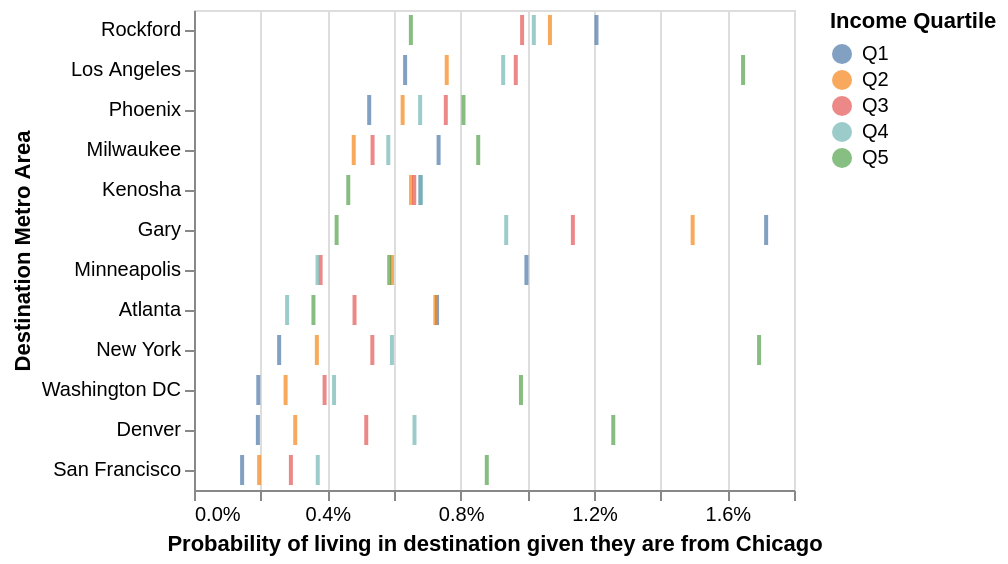

The cell this chart's notebook holds for it:
### Code cell
#alt.themes.enable('fivethirtyeight')

chi_out = inc[(inc["o_cz_name"] == "Chicago") & (inc["d_cz_name"] != "Chicago")]
top = (chi_out.sort_values("pr_d_o", ascending=False)
          .groupby("pool").head(8)["d_cz_name"].unique())

graph = alt.Chart(chi_out[chi_out["d_cz_name"].isin(top)]).mark_tick().encode(
    x=alt.X("pr_d_o:Q", axis=alt.Axis(format="%"), title = "Probability of living in destination given they are from Chicago"),
    y=alt.Y("d_cz_name:N", sort="-x", title = 'Destination Metro Area'),
    color=alt.Color("pool:N").legend(title = "Income Quartile"),
).configure_tick(
    thickness = 2
)

#graph.save('graphs/graph6.png')
graph

### Figure 1 — Vega-Lite specification as saved in the notebook (floating-point values rounded to 4 significant figures)
{"usermeta": {"embedOptions": {"theme": "fivethirtyeight"}}, "config": {"view": {"continuousWidth": 300, "continuousHeight": 300}, "tick": {"thickness": 2}}, "data": {"name": "data-1f5a9a4b93b28fdf12548bda23a89ab6"}, "mark": {"type": "tick"}, "encoding": {"color": {"field": "pool", "legend": {"title": "Income Quartile"}, "type": "nominal"}, "x": {"axis": {"format": "%"}, "field": "pr_d_o", "title": "Probability of living in destination given they are from Chicago", "type": "quantitative"}, "y": {"field": "d_cz_name", "sort": "-x", "title": "Destination Metro Area", "type": "nominal"}}, "$schema": "https://vega.github.io/schema/vega-lite/v6.4.1.json", "datasets": {"data-1f5a9a4b93b28fdf12548bda23a89ab6": [{"o_cz": 24300, "o_cz_name": "Chicago", "o_state_name": "Illinois", "d_cz": 24100, "d_cz_name": "Milwaukee", "d_state_name": "Wisconsin", "n": 1103, "n_tot_o": 150315, "n_tot_d": 30841, "pool": "Q1", "pr_d_o": 0.007338, "pr_o_d": 0.03576}, {"o_cz": 24300, "o_cz_name": "Chicago", "o_state_name": "Illinois", "d_cz": 14900, "d_cz_name": "Gary", "d_state_name": "Indiana", "n": 2580, "n_tot_o": 150315, "n_tot_d": 12734, "pool": "Q1", "pr_d_o": 0.01716, "pr_o_d": 0.2026}, {"o_cz": 24300, "o_cz_name": "Chicago", "o_state_name": "Illinois", "d_cz": 19400, "d_cz_name": "New York", "d_state_name": "New York", "n": 384, "n_tot_o": 150315, "n_tot_d": 199911, "pool": "Q1", "pr_d_o": 0.002555, "pr_o_d": 0.001921}, {"o_cz": 24300, "o_cz_name": "Chicago", "o_state_name": "Illinois", "d_cz": 28900, "d_cz_name": "Denver", "d_state_name": "Colorado", "n": 288, "n_tot_o": 150315, "n_tot_d": 40248, "pool": "Q1", "pr_d_o": 0.001916, "pr_o_d": 0.007156}, {"o_cz": 24300, "o_cz_name": "Chicago", "o_state_name": "Illinois", "d_cz": 37800, "d_cz_name": "San Francisco", "d_state_name": "California", "n": 217, "n_tot_o": 150315, "n_tot_d": 52788, "pool": "Q1", "pr_d_o": 0.001444, "pr_o_d": 0.004111}, {"o_cz": 24300, "o_cz_name": "Chicago", "o_state_name": "Illinois", "d_cz": 35001, "d_cz_name": "Phoenix", "d_state_name": "Arizona", "n": 790, "n_tot_o": 150315, "n_tot_d": 76416, "pool": "Q1", "pr_d_o": 0.005256, "pr_o_d": 0.01034}, {"o_cz": 24300, "o_cz_name": "Chicago", "o_state_name": "Illinois", "d_cz": 21501, "d_cz_name": "Minneapolis", "d_state_name": "Minnesota", "n": 1499, "n_tot_o": 150315, "n_tot_d": 36342, "pool": "Q1", "pr_d_o": 0.009972, "pr_o_d": 0.04125}, {"o_cz": 24300, "o_cz_name": "Chicago", "o_state_name": "Illinois", "d_cz": 24000, "d_cz_name": "Kenosha", "d_state_name": "Wisconsin", "n": 1021, "n_tot_o": 150315, "n_tot_d": 9259, "pool": "Q1", "pr_d_o": 0.006792, "pr_o_d": 0.1103}, {"o_cz": 24300, "o_cz_name": "Chicago", "o_state_name": "Illinois", "d_cz": 24400, "d_cz_name": "Rockford", "d_state_name": "Illinois", "n": 1815, "n_tot_o": 150315, "n_tot_d": 10577, "pool": "Q1", "pr_d_o": 0.01207, "pr_o_d": 0.1716}, {"o_cz": 24300, "o_cz_name": "Chicago", "o_state_name": "Illinois", "d_cz": 38300, "d_cz_name": "Los Angeles", "d_state_name": "California", "n": 952, "n_tot_o": 150315, "n_tot_d": 324547, "pool": "Q1", "pr_d_o": 0.006333, "pr_o_d": 0.002933}, {"o_cz": 24300, "o_cz_name": "Chicago", "o_state_name": "Illinois", "d_cz": 11304, "d_cz_name": "Washington DC", "d_state_name": "DC", "n": 290, "n_tot_o": 150315, "n_tot_d": 62928, "pool": "Q1", "pr_d_o": 0.001929, "pr_o_d": 0.004608}, {"o_cz": 24300, "o_cz_name": "Chicago", "o_state_name": "Illinois", "d_cz": 9100, "d_cz_name": "Atlanta", "d_state_name": "Georgia", "n": 1096, "n_tot_o": 150315, "n_tot_d": 115268, "pool": "Q1", "pr_d_o": 0.007291, "pr_o_d": 0.009508}, {"o_cz": 24300, "o_cz_name": "Chicago", "o_state_name": "Illinois", "d_cz": 38300, "d_cz_name": "Los Angeles", "d_state_name": "California", "n": 1261, "n_tot_o": 166316, "n_tot_d": 358282, "pool": "Q2", "pr_d_o": 0.007582, "pr_o_d": 0.00352}, {"o_cz": 24300, "o_cz_name": "Chicago", "o_state_name": "Illinois", "d_cz": 24000, "d_cz_name": "Kenosha", "d_state_name": "Wisconsin", "n": 1083, "n_tot_o": 166316, "n_tot_d": 11156, "pool": "Q2", "pr_d_o": 0.006512, "pr_o_d": 0.09708}, {"o_cz": 24300, "o_cz_name": "Chicago", "o_state_name": "Illinois", "d_cz": 24100, "d_cz_name": "Milwaukee", "d_state_name": "Wisconsin", "n": 797, "n_tot_o": 166316, "n_tot_d": 30440, "pool": "Q2", "pr_d_o": 0.004792, "pr_o_d": 0.02618}, {"o_cz": 24300, "o_cz_name": "Chicago", "o_state_name": "Illinois", "d_cz": 11304, "d_cz_name": "Washington DC", "d_state_name": "DC", "n": 457, "n_tot_o": 166316, "n_tot_d": 92556, "pool": "Q2", "pr_d_o": 0.002748, "pr_o_d": 0.004938}, {"o_cz": 24300, "o_cz_name": "Chicago", "o_state_name": "Illinois", "d_cz": 24400, "d_cz_name": "Rockford", "d_state_name": "Illinois", "n": 1776, "n_tot_o": 166316, "n_tot_d": 11716, "pool": "Q2", "pr_d_o": 0.01068, "pr_o_d": 0.1516}, {"o_cz": 24300, "o_cz_name": "Chicago", "o_state_name": "Illinois", "d_cz": 14900, "d_cz_name": "Gary", "d_state_name": "Indiana", "n": 2488, "n_tot_o": 166316, "n_tot_d": 12416, "pool": "Q2", "pr_d_o": 0.01496, "pr_o_d": 0.2004}, {"o_cz": 24300, "o_cz_name": "Chicago", "o_state_name": "Illinois", "d_cz": 19400, "d_cz_name": "New York", "d_state_name": "New York", "n": 613, "n_tot_o": 166316, "n_tot_d": 222824, "pool": "Q2", "pr_d_o": 0.003686, "pr_o_d": 0.002751}, {"o_cz": 24300, "o_cz_name": "Chicago", "o_state_name": "Illinois", "d_cz": 21501, "d_cz_name": "Minneapolis", "d_state_name": "Minnesota", "n": 988, "n_tot_o": 166316, "n_tot_d": 50479, "pool": "Q2", "pr_d_o": 0.00594, "pr_o_d": 0.01957}, {"o_cz": 24300, "o_cz_name": "Chicago", "o_state_name": "Illinois", "d_cz": 28900, "d_cz_name": "Denver", "d_state_name": "Colorado", "n": 505, "n_tot_o": 166316, "n_tot_d": 55863, "pool": "Q2", "pr_d_o": 0.003036, "pr_o_d": 0.00904}, {"o_cz": 24300, "o_cz_name": "Chicago", "o_state_name": "Illinois", "d_cz": 9100, "d_cz_name": "Atlanta", "d_state_name": "Georgia", "n": 1204, "n_tot_o": 166316, "n_tot_d": 113358, "pool": "Q2", "pr_d_o": 0.007239, "pr_o_d": 0.01062}, {"o_cz": 24300, "o_cz_name": "Chicago", "o_state_name": "Illinois", "d_cz": 37800, "d_cz_name": "San Francisco", "d_state_name": "California", "n": 325, "n_tot_o": 166316, "n_tot_d": 70863, "pool": "Q2", "pr_d_o": 0.001954, "pr_o_d": 0.004586}, {"o_cz": 24300, "o_cz_name": "Chicago", "o_state_name": "Illinois", "d_cz": 35001, "d_cz_name": "Phoenix", "d_state_name": "Arizona", "n": 1041, "n_tot_o": 166316, "n_tot_d": 90994, "pool": "Q2", "pr_d_o": 0.006259, "pr_o_d": 0.01144}, {"o_cz": 24300, "o_cz_name": "Chicago", "o_state_name": "Illinois", "d_cz": 24400, "d_cz_name": "Rockford", "d_state_name": "Illinois", "n": 1402, "n_tot_o": 142438, "n_tot_d": 13494, "pool": "Q3", "pr_d_o": 0.009843, "pr_o_d": 0.1039}, {"o_cz": 24300, "o_cz_name": "Chicago", "o_state_name": "Illinois", "d_cz": 11304, "d_cz_name": "Washington DC", "d_state_name": "DC", "n": 558, "n_tot_o": 142438, "n_tot_d": 89932, "pool": "Q3", "pr_d_o": 0.003917, "pr_o_d": 0.006205}, {"o_cz": 24300, "o_cz_name": "Chicago", "o_state_name": "Illinois", "d_cz": 35001, "d_cz_name": "Phoenix", "d_state_name": "Arizona", "n": 1076, "n_tot_o": 142438, "n_tot_d": 89236, "pool": "Q3", "pr_d_o": 0.007554, "pr_o_d": 0.01206}, {"o_cz": 24300, "o_cz_name": "Chicago", "o_state_name": "Illinois", "d_cz": 37800, "d_cz_name": "San Francisco", "d_state_name": "California", "n": 414, "n_tot_o": 142438, "n_tot_d": 82596, "pool": "Q3", "pr_d_o": 0.002906, "pr_o_d": 0.005012}, {"o_cz": 24300, "o_cz_name": "Chicago", "o_state_name": "Illinois", "d_cz": 21501, "d_cz_name": "Minneapolis", "d_state_name": "Minnesota", "n": 541, "n_tot_o": 142438, "n_tot_d": 60030, "pool": "Q3", "pr_d_o": 0.003798, "pr_o_d": 0.009012}, {"o_cz": 24300, "o_cz_name": "Chicago", "o_state_name": "Illinois", "d_cz": 14900, "d_cz_name": "Gary", "d_state_name": "Indiana", "n": 1619, "n_tot_o": 142438, "n_tot_d": 13636, "pool": "Q3", "pr_d_o": 0.01137, "pr_o_d": 0.1187}, {"o_cz": 24300, "o_cz_name": "Chicago", "o_state_name": "Illinois", "d_cz": 9100, "d_cz_name": "Atlanta", "d_state_name": "Georgia", "n": 686, "n_tot_o": 142438, "n_tot_d": 79623, "pool": "Q3", "pr_d_o": 0.004816, "pr_o_d": 0.008616}, {"o_cz": 24300, "o_cz_name": "Chicago", "o_state_name": "Illinois", "d_cz": 28900, "d_cz_name": "Denver", "d_state_name": "Colorado", "n": 736, "n_tot_o": 142438, "n_tot_d": 63894, "pool": "Q3", "pr_d_o": 0.005167, "pr_o_d": 0.01152}, {"o_cz": 24300, "o_cz_name": "Chicago", "o_state_name": "Illinois", "d_cz": 19400, "d_cz_name": "New York", "d_state_name": "New York", "n": 762, "n_tot_o": 142438, "n_tot_d": 175674, "pool": "Q3", "pr_d_o": 0.00535, "pr_o_d": 0.004338}, {"o_cz": 24300, "o_cz_name": "Chicago", "o_state_name": "Illinois", "d_cz": 38300, "d_cz_name": "Los Angeles", "d_state_name": "California", "n": 1375, "n_tot_o": 142438, "n_tot_d": 371000, "pool": "Q3", "pr_d_o": 0.009653, "pr_o_d": 0.003706}, {"o_cz": 24300, "o_cz_name": "Chicago", "o_state_name": "Illinois", "d_cz": 24100, "d_cz_name": "Milwaukee", "d_state_name": "Wisconsin", "n": 763, "n_tot_o": 142438, "n_tot_d": 30484, "pool": "Q3", "pr_d_o": 0.005357, "pr_o_d": 0.02503}, {"o_cz": 24300, "o_cz_name": "Chicago", "o_state_name": "Illinois", "d_cz": 24000, "d_cz_name": "Kenosha", "d_state_name": "Wisconsin", "n": 941, "n_tot_o": 142438, "n_tot_d": 12465, "pool": "Q3", "pr_d_o": 0.006606, "pr_o_d": 0.07549}, {"o_cz": 24300, "o_cz_name": "Chicago", "o_state_name": "Illinois", "d_cz": 9100, "d_cz_name": "Atlanta", "d_state_name": "Georgia", "n": 462, "n_tot_o": 165385, "n_tot_d": 80156, "pool": "Q4", "pr_d_o": 0.002793, "pr_o_d": 0.005764}, {"o_cz": 24300, "o_cz_name": "Chicago", "o_state_name": "Illinois", "d_cz": 11304, "d_cz_name": "Washington DC", "d_state_name": "DC", "n": 695, "n_tot_o": 165385, "n_tot_d": 93955, "pool": "Q4", "pr_d_o": 0.004202, "pr_o_d": 0.007397}, {"o_cz": 24300, "o_cz_name": "Chicago", "o_state_name": "Illinois", "d_cz": 24400, "d_cz_name": "Rockford", "d_state_name": "Illinois", "n": 1686, "n_tot_o": 165385, "n_tot_d": 17056, "pool": "Q4", "pr_d_o": 0.01019, "pr_o_d": 0.09885}, {"o_cz": 24300, "o_cz_name": "Chicago", "o_state_name": "Illinois", "d_cz": 24000, "d_cz_name": "Kenosha", "d_state_name": "Wisconsin", "n": 1125, "n_tot_o": 165385, "n_tot_d": 18190, "pool": "Q4", "pr_d_o": 0.006802, "pr_o_d": 0.06185}, {"o_cz": 24300, "o_cz_name": "Chicago", "o_state_name": "Illinois", "d_cz": 37800, "d_cz_name": "San Francisco", "d_state_name": "California", "n": 614, "n_tot_o": 165385, "n_tot_d": 84689, "pool": "Q4", "pr_d_o": 0.003713, "pr_o_d": 0.00725}, {"o_cz": 24300, "o_cz_name": "Chicago", "o_state_name": "Illinois", "d_cz": 14900, "d_cz_name": "Gary", "d_state_name": "Indiana", "n": 1549, "n_tot_o": 165385, "n_tot_d": 17945, "pool": "Q4", "pr_d_o": 0.009366, "pr_o_d": 0.08632}, {"o_cz": 24300, "o_cz_name": "Chicago", "o_state_name": "Illinois", "d_cz": 24100, "d_cz_name": "Milwaukee", "d_state_name": "Wisconsin", "n": 964, "n_tot_o": 165385, "n_tot_d": 49362, "pool": "Q4", "pr_d_o": 0.005829, "pr_o_d": 0.01953}, {"o_cz": 24300, "o_cz_name": "Chicago", "o_state_name": "Illinois", "d_cz": 35001, "d_cz_name": "Phoenix", "d_state_name": "Arizona", "n": 1122, "n_tot_o": 165385, "n_tot_d": 88981, "pool": "Q4", "pr_d_o": 0.006784, "pr_o_d": 0.01261}, {"o_cz": 24300, "o_cz_name": "Chicago", "o_state_name": "Illinois", "d_cz": 21501, "d_cz_name": "Minneapolis", "d_state_name": "Minnesota", "n": 613, "n_tot_o": 165385, "n_tot_d": 96916, "pool": "Q4", "pr_d_o": 0.003707, "pr_o_d": 0.006325}, {"o_cz": 24300, "o_cz_name": "Chicago", "o_state_name": "Illinois", "d_cz": 19400, "d_cz_name": "New York", "d_state_name": "New York", "n": 982, "n_tot_o": 165385, "n_tot_d": 156139, "pool": "Q4", "pr_d_o": 0.005938, "pr_o_d": 0.006289}, {"o_cz": 24300, "o_cz_name": "Chicago", "o_state_name": "Illinois", "d_cz": 28900, "d_cz_name": "Denver", "d_state_name": "Colorado", "n": 1094, "n_tot_o": 165385, "n_tot_d": 77993, "pool": "Q4", "pr_d_o": 0.006615, "pr_o_d": 0.01403}, {"o_cz": 24300, "o_cz_name": "Chicago", "o_state_name": "Illinois", "d_cz": 38300, "d_cz_name": "Los Angeles", "d_state_name": "California", "n": 1534, "n_tot_o": 165385, "n_tot_d": 294387, "pool": "Q4", "pr_d_o": 0.009275, "pr_o_d": 0.005211}, {"o_cz": 24300, "o_cz_name": "Chicago", "o_state_name": "Illinois", "d_cz": 11304, "d_cz_name": "Washington DC", "d_state_name": "DC", "n": 2554, "n_tot_o": 260373, "n_tot_d": 208244, "pool": "Q5", "pr_d_o": 0.009809, "pr_o_d": 0.01226}, {"o_cz": 24300, "o_cz_name": "Chicago", "o_state_name": "Illinois", "d_cz": 24400, "d_cz_name": "Rockford", "d_state_name": "Illinois", "n": 1694, "n_tot_o": 260373, "n_tot_d": 10359, "pool": "Q5", "pr_d_o": 0.006506, "pr_o_d": 0.1635}, {"o_cz": 24300, "o_cz_name": "Chicago", "o_state_name": "Illinois", "d_cz": 38300, "d_cz_name": "Los Angeles", "d_state_name": "California", "n": 4289, "n_tot_o": 260373, "n_tot_d": 365082, "pool": "Q5", "pr_d_o": 0.01647, "pr_o_d": 0.01175}, {"o_cz": 24300, "o_cz_name": "Chicago", "o_state_name": "Illinois", "d_cz": 24100, "d_cz_name": "Milwaukee", "d_state_name": "Wisconsin", "n": 2220, "n_tot_o": 260373, "n_tot_d": 46812, "pool": "Q5", "pr_d_o": 0.008526, "pr_o_d": 0.04742}, {"o_cz": 24300, "o_cz_name": "Chicago", "o_state_name": "Illinois", "d_cz": 9100, "d_cz_name": "Atlanta", "d_state_name": "Georgia", "n": 933, "n_tot_o": 260373, "n_tot_d": 111616, "pool": "Q5", "pr_d_o": 0.003583, "pr_o_d": 0.008359}, {"o_cz": 24300, "o_cz_name": "Chicago", "o_state_name": "Illinois", "d_cz": 35001, "d_cz_name": "Phoenix", "d_state_name": "Arizona", "n": 2105, "n_tot_o": 260373, "n_tot_d": 91718, "pool": "Q5", "pr_d_o": 0.008085, "pr_o_d": 0.02295}, {"o_cz": 24300, "o_cz_name": "Chicago", "o_state_name": "Illinois", "d_cz": 19400, "d_cz_name": "New York", "d_state_name": "New York", "n": 4414, "n_tot_o": 260373, "n_tot_d": 352649, "pool": "Q5", "pr_d_o": 0.01695, "pr_o_d": 0.01252}, {"o_cz": 24300, "o_cz_name": "Chicago", "o_state_name": "Illinois", "d_cz": 14900, "d_cz_name": "Gary", "d_state_name": "Indiana", "n": 1114, "n_tot_o": 260373, "n_tot_d": 11819, "pool": "Q5", "pr_d_o": 0.004279, "pr_o_d": 0.09426}, {"o_cz": 24300, "o_cz_name": "Chicago", "o_state_name": "Illinois", "d_cz": 21501, "d_cz_name": "Minneapolis", "d_state_name": "Minnesota", "n": 1525, "n_tot_o": 260373, "n_tot_d": 117159, "pool": "Q5", "pr_d_o": 0.005857, "pr_o_d": 0.01302}, {"o_cz": 24300, "o_cz_name": "Chicago", "o_state_name": "Illinois", "d_cz": 24000, "d_cz_name": "Kenosha", "d_state_name": "Wisconsin", "n": 1205, "n_tot_o": 260373, "n_tot_d": 11679, "pool": "Q5", "pr_d_o": 0.004628, "pr_o_d": 0.1032}, {"o_cz": 24300, "o_cz_name": "Chicago", "o_state_name": "Illinois", "d_cz": 28900, "d_cz_name": "Denver", "d_state_name": "Colorado", "n": 3275, "n_tot_o": 260373, "n_tot_d": 119774, "pool": "Q5", "pr_d_o": 0.01258, "pr_o_d": 0.02734}, {"o_cz": 24300, "o_cz_name": "Chicago", "o_state_name": "Illinois", "d_cz": 37800, "d_cz_name": "San Francisco", "d_state_name": "California", "n": 2287, "n_tot_o": 260373, "n_tot_d": 169954, "pool": "Q5", "pr_d_o": 0.008784, "pr_o_d": 0.01346}]}}
